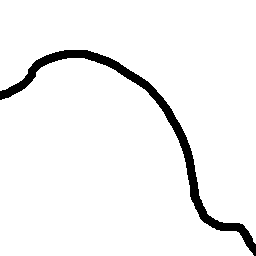
#> input picture river.png, 256 x 256 px
$ jupyter execute --allow-errors river.ipynb   (older library calls are emulated)
#> lines starting #> are read from the running program, lines starting #| are printed output that depends on the picture; after the words box and inside, x2 and y2 are one past the last pixel; in counts of white or black regions, pixels touching at a corner belong together
[cell 1]
import cv2
from matplotlib import pyplot as plt
from skimage.morphology import skeletonize, thin
from skimage.util import invert
import numpy as np

[cell 2]
size = 256
img = cv2.imread("river.png")
#> img is the input picture: shape (256, 256, 3); 95.1% white; 1 black region, box (x1, y1, x2, y2) and area: (0, 50, 256, 256) 3211
row,col, _= img.shape
#> row = 256; col = 256
mean = 0
var = 0.1
sigma = var**0.5
gaussian = np.random.random((row, col, 1)).astype(np.float32)
gaussian = np.concatenate((gaussian, gaussian, gaussian), axis = 2)
gaussian_img = cv2.addWeighted(img, 0.75, 0.25 * gaussian, 0.25, 0, dtype = cv2.CV_32F)
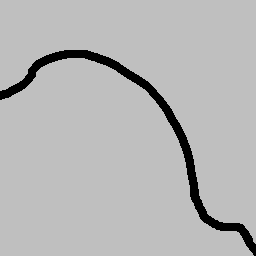
#> gaussian_img: shape (256, 256, 3) float32; min 1.04e-05, max 191.3, mean 181.9
plt.imshow(gaussian_img)

[cell 3]
im = cv2.imread("river.png", 0)

for i in range(100000):
    im = cv2.GaussianBlur(im, (5, 5), 0)
#> this loop made 100000 passes
#> pass 1, `im = cv2.GaussianBlur(im, (5, 5), 0)`:
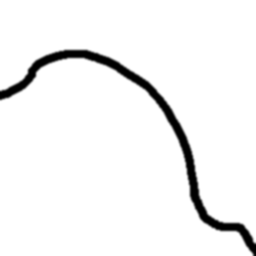
#> im: shape (256, 256); min 0, max 255, mean 242.5
#> pass 3, `im = cv2.GaussianBlur(im, (5, 5), 0)`:
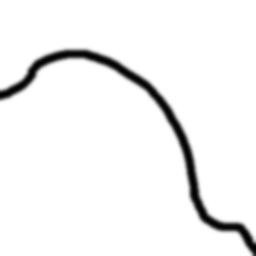
#> im: shape (256, 256); min 1, max 255, mean 242.5
#> after the loop:
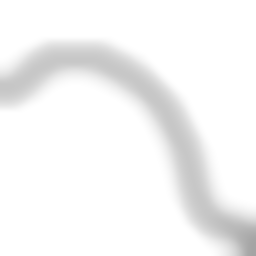
#> im: shape (256, 256); min 164, max 255, mean 245.3
plt.imshow(im)

[cell 4]
im_ga = cv2.GaussianBlur(im, (21,21), 0)
plt.imshow(im_ga)

[cell 5]
ske = (skeletonize(im//255) * 255).astype(np.uint8)
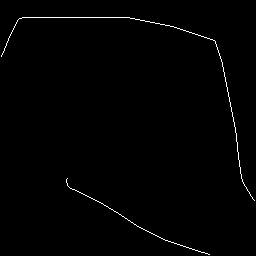
#> ske: shape (256, 256); 0.83% white in thin lines or dots
#> (the rest of this cell did not finish here and is left out)

[cell 6]
import cv2
import numpy as np
from matplotlib import pyplot as plt

img = invert(cv2.imread('river.png', 0))
print(img.shape)
#| (256, 256)
# plt.imshow(img)
size = np.size(img)
#> size = 65536
skel = np.zeros(img.shape,np.uint8)
ret,img = cv2.threshold(img,127,255,0)
element = cv2.getStructuringElement(cv2.MORPH_CROSS,(3,3))
done = False
print(element)
while( not done):
    eroded = cv2.erode(img, element)
    temp = cv2.dilate(eroded, element)
    temp = cv2.subtract(img, temp)
    skel = cv2.bitwise_or(skel, temp)
    img = eroded.copy()

    zeros = size - cv2.countNonZero(img)
    if zeros==size:
        done = True
#> this loop made 6 passes
#> zeros on passes 1 to 6: 63009, 63694, 64379, 65062, 65499, 65536
#> pass 1, `eroded = cv2.erode(img, element)`:
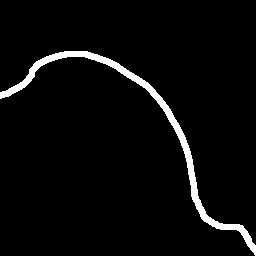
#> eroded: shape (256, 256); 3.9% white; 1 white region, box (x1, y1, x2, y2) and area: (0, 51, 256, 256) 2527
#> pass 2, `eroded = cv2.erode(img, element)`:
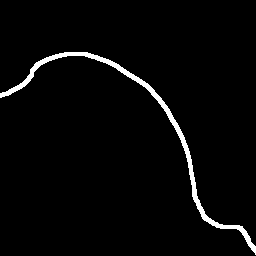
#> eroded: shape (256, 256); 2.8% white; 1 white region, box (x1, y1, x2, y2) and area: (0, 52, 256, 255) 1842
#> pass 3, `eroded = cv2.erode(img, element)`:
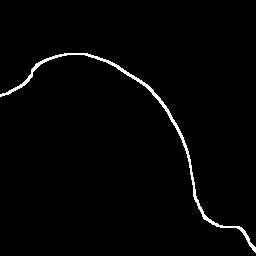
#> eroded: shape (256, 256); 1.8% white in thin lines or dots, all inside (x1, y1, x2, y2) = (0, 53, 256, 253)
#> after the loop:
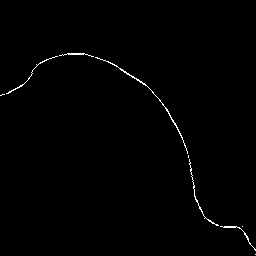
#> skel: shape (256, 256); 0.71% white in thin lines or dots, all inside (x1, y1, x2, y2) = (0, 53, 256, 255)

plt.imshow(skel)

[cell 7]
from skimage.morphology import skeletonize
from skimage import data
import matplotlib.pyplot as plt
from skimage.util import invert

# Invert the horse image
image = invert(cv2.imread("river.png", 0))
image = image / 255
# perform skeletonization
skeleton = skeletonize(image)
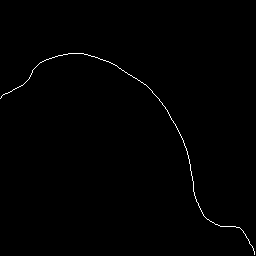
#> skeleton: shape (256, 256) bool; 0.53% white in thin lines or dots, all inside (x1, y1, x2, y2) = (0, 53, 255, 255)

# display resultsdg
fig, axes = plt.subplots(nrows=1, ncols=2, figsize=(8, 4),
                         sharex=True, sharey=True)

ax = axes.ravel()

ax[0].imshow(image, cmap=plt.cm.gray)
ax[0].axis('off')
ax[0].set_title('original', fontsize=20)

ax[1].imshow(skeleton, cmap=plt.cm.gray)
ax[1].axis('off')
ax[1].set_title('skeleton', fontsize=20)

fig.tight_layout()
plt.show()
